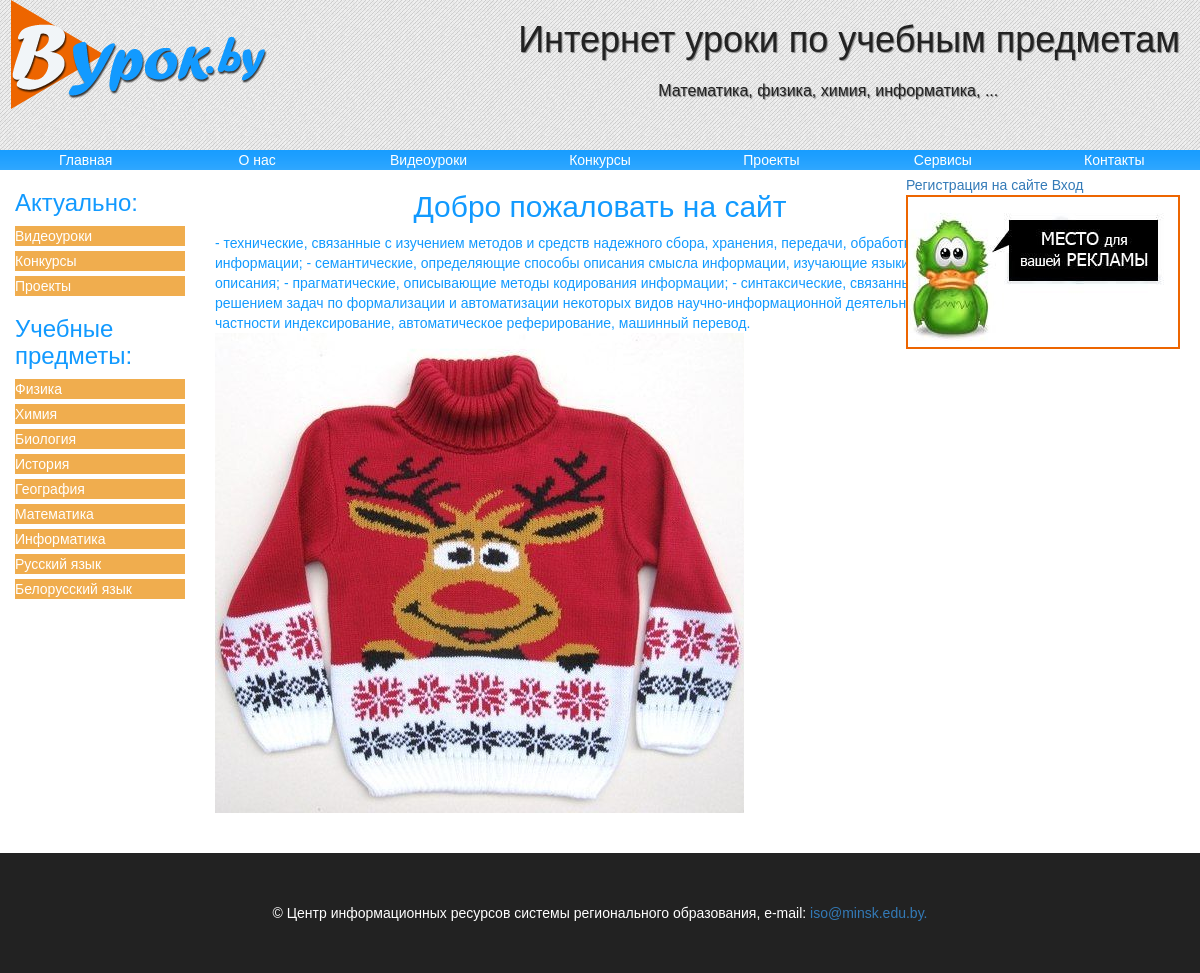
The page / on the database its author committed.
### tables this page shows
CREATE TABLE IF NOT EXISTS `maintexts` (
  `id` int(11) NOT NULL,
  `name` tinytext NOT NULL,
  `body` text NOT NULL,
  `url` tinytext NOT NULL,
  `lang` enum('ru','en') NOT NULL DEFAULT 'ru',
  `showhide` enum('show','hide') NOT NULL,
  `putdate` date NOT NULL,
  `leftmenu` enum('0','1') NOT NULL DEFAULT '0'
);

### index.php (the view, shortened to what this page needs)
<?php require_once ('temples/top.php');
if ($_GET['url']){
$file=$_GET['url'];
}else
{
$file='index';}
$result=mysqli_query($dbcon,"SELECT*FROM maintexts WHERE url='$file'");
$row=mysqli_fetch_array($result);
?>
<h2>
<?php echo $row['name'];
?></h2>
<?php echo $row['body'];
?>
<?php require_once ('temples/bottom.php')
?>

### temples/top.php (shortened to what this page needs)
<?php session_start();
require_once ('config/config.php');
?>
<!Doctype html>
<html>
<head><meta charset='utf-8'>
<link type='text/css' rel='stylesheet' href='media/bootstrap/css/bootstrap.css'><link type='text/css' rel='stylesheet' href='media/css/style.css'>
</head>
<body>
<header class='shapka'>
<h1>Интернет уроки по учебным предметам</h1><p>Математика, физика, химия, информатика, ...</p>
<img src='media/img/logo.png'>
</header>
<div class='topmenu'>
<a href='/'>Главная</a>
<a href='index.php?url=about'>О нас</a>
<a href='index.php?url=video'>Видеоуроки</a>
<a href='index.php?url=konkurs'>Конкурсы</a>
<a href='index.php?url=proekt'>Проекты</a>
<a href='index.php?url=Servis'>Сервисы</a>
<a href='index.php?url=contakts'>Контакты</a>
</div>
<div class='block'>
<div class='col-md-2'>
<h3>Актуально:</h3>
<?php
$abj_menu=mysqli_query($dbcon,"SELECT*FROM maintexts WHERE leftmenu='1'");
while($menu=mysqli_fetch_array($abj_menu)){
echo "<a href='index.php?url=".$menu['url']."' class='btn-block btn-warning'>";
echo $menu['name'];
echo '</a>';
}
?>
<h3>Учебные предметы:</h3>
<a href='index.php?url=fizika' class='btn-block btn-warning'>Физика</a>
<a href='index.php?url=himia' class='btn-block btn-warning'>Химия</a>
<a href='index.php?url=bio' class='btn-block btn-warning'>Биология</a>
<a href='index.php?url=history' class='btn-block btn-warning'>История</a>
<a href='index.php?url=geo' class='btn-block btn-warning'>География</a>
<a href='index.php?url=matem' class='btn-block btn-warning'>Математика</a>
<a href='index.php?url=informatika' class='btn-block btn-warning'>Информатика</a>
<a href='index.php?url=russ' class='btn-block btn-warning'>Русский язык</a>
<a href='index.php?url=bel' class='btn-block btn-warning'>Белорусский язык</a>
</div>
<div class='col-md-8'>

### temples/bottom.php
</div>
<div class='col-md-2'>
<div class='reklama'>
<?php
if($_SESSION['id']){
?>
<a href='cabinet.php' class='btn btn-link my'>Кабинет
<?=($aut_user['login'])?
$aut_user['login']:'Пользователь ';?>
</a>
<a href='logaut.php' class='btn btn-link my'>Выход</a>
<?php
}else{
?>
<a href='reg.php'>Регистрация на сайте</a>
<a href='login.php'>Вход</a>
<?php
}
?>
<img src='media/img/rec.gif'>
</div></div>
</div>
<br style='clear:both'>
<footer class='foot'>&copy Центр информационных ресурсов системы регионального образования, e-mail: <a href='mailto:iso@MINSK.EDU.BY'>iso@minsk.edu.by.</a>
</footer>
</body>
</html>

### media/css/style.css (style rules this page uses)
body { background:white; margin:0; padding:0; color: #129aff; font-family: Arial, Verdana, sans-serif; font-size:14px; }
body h2 { text-align:center }
.shapka { height: 150px; background:url(../img/sm.png); }
.shapka h1 { float:right; margin:20px; text-shadow:1px 1px 1px gray; color:#222222; }
.shapka p { float:right; margin:80px -500px 0 0; text-shadow:1px 1px 1px gray; color:#222222; font-size:16px; }
.shapka img { float:left; }
.topmenu { display: flex; }
.topmenu a { color:white; margin:0px auto; width:100%; background: url(../img/fm.png); flex:1; font-size:14px; display:block; text-align:center; text-decoration:none; }
.reklama { float: right; text-align:left; border-top-left-radius: 5px; border-top-right-radius: 5px; border-bottom-right-radius: 5px; border-bottom-left-radius: 5px; padding:5px; }
.reklama img { float:right; border: 2px solid #ed6500; }
.foot { margin-top:40px; background: #222222; color: white; padding: 50px; text-align:center; float:bottom; }

### rows shown on the page
maintexts: name "Видеоуроки"
maintexts: name "Конкурсы"
maintexts: name "Проекты"
maintexts: name "Добро пожаловать на сайт", body "- технические, связанные с изучением методов и средств надежного сбора, хранения, передачи, обработки и выдачи информации; - семантические, определяющие способы описания смысла информации, изучающие языки ее описания; - прагматические, описывающие методы кодирования информации; - синтаксические, связанные с решением задач по формализации и автоматизации некоторых видов научно-информационной деятельности, в частности индексирование, автоматическое реферирование, машинный перевод.", body (picture)
